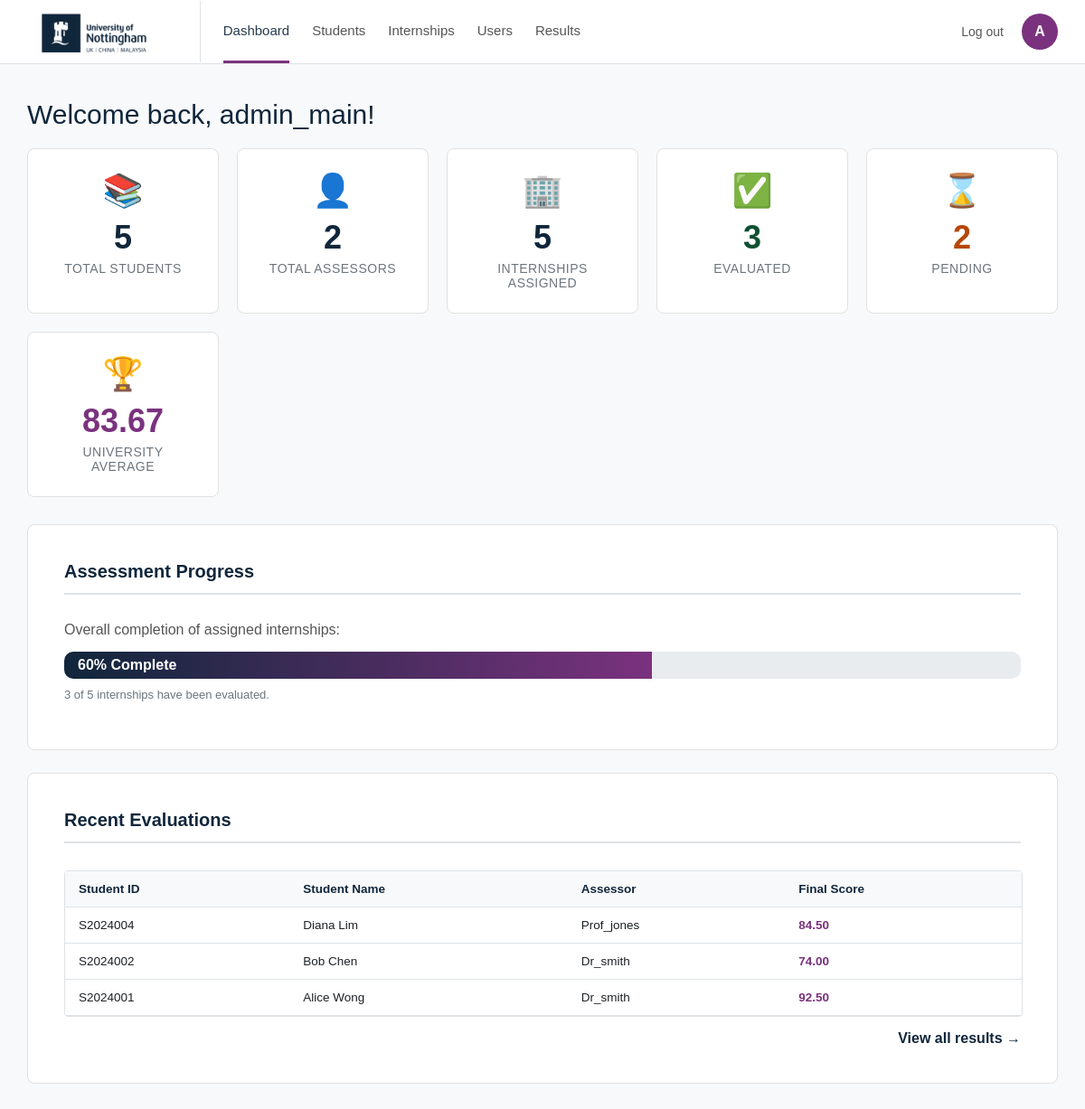
Before: /Admin/dashboard.php (signed in) with the older database file.
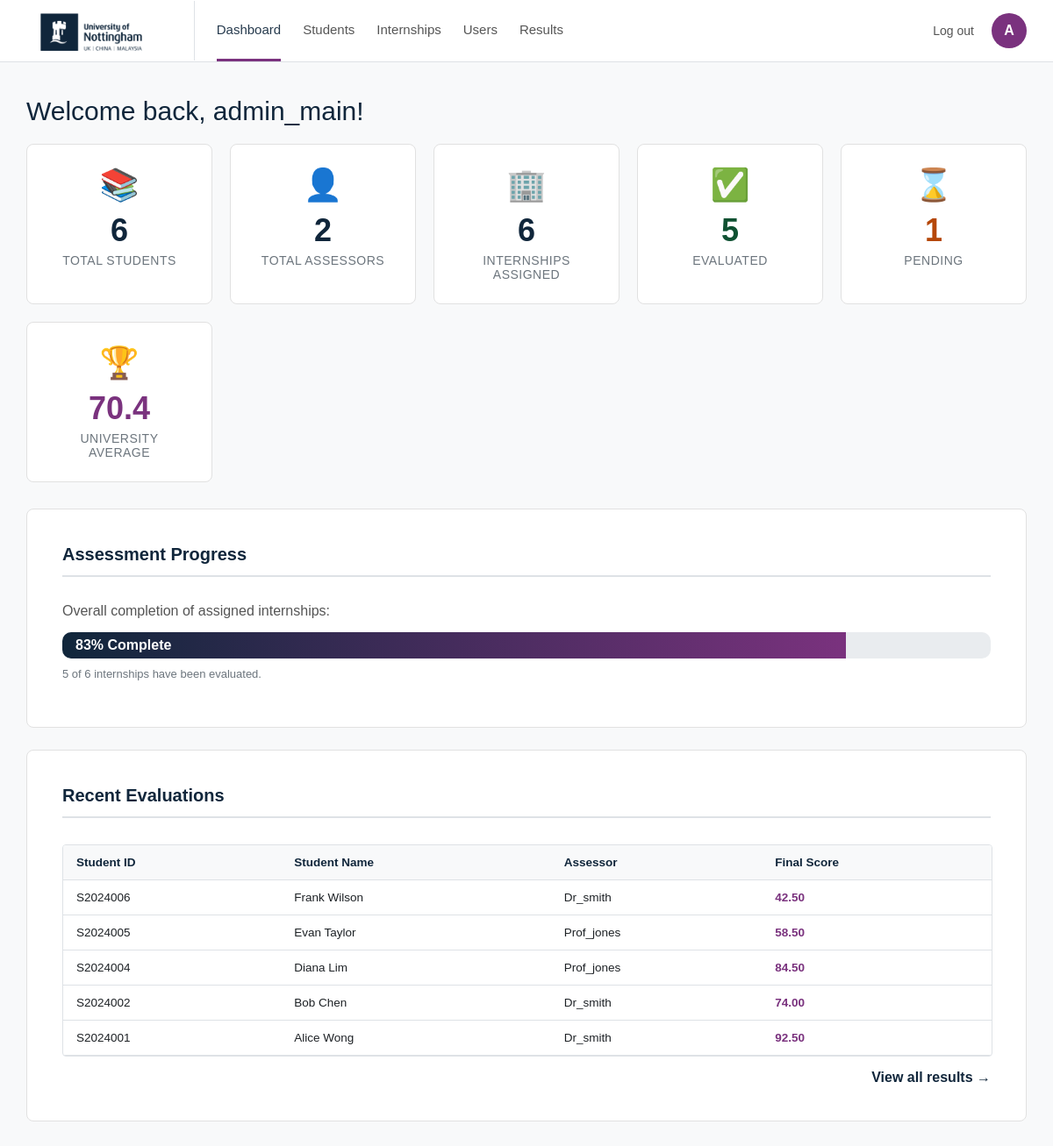
After: the same page with the newer database file.
### tables this page shows
CREATE TABLE `Assessments` (
  `assessment_id` int NOT NULL,
  `internship_id` int NOT NULL,
  `task_score` decimal(5,2) NOT NULL,
  `health_safety_score` decimal(5,2) NOT NULL,
  `connectivity_score` decimal(5,2) NOT NULL,
  `report_score` decimal(5,2) NOT NULL,
  `clarity_score` decimal(5,2) NOT NULL,
  `lifelong_score` decimal(5,2) NOT NULL,
  `project_mgmt_score` decimal(5,2) NOT NULL,
  `time_mgmt_score` decimal(5,2) NOT NULL,
  `total_score` decimal(5,2) NOT NULL,
  `qualitative_comments` text NOT NULL
);

CREATE TABLE `Students` (
  `student_id` varchar(20) NOT NULL,
  `student_name` varchar(100) NOT NULL,
  `programme` varchar(100) NOT NULL
);

CREATE TABLE `Users` (
  `user_id` int NOT NULL,
  `username` varchar(50) NOT NULL,
  `password` varchar(255) NOT NULL,
  `role` enum('Admin','Assessor') NOT NULL
);

### Admin/dashboard.php (the view, shortened to what this page needs)
<?php
require_once '../Includes/db_connect.php';
$username = $_SESSION['username'];
$initial = strtoupper(substr($username, 0, 1));
$total_students = $pdo->query("SELECT COUNT(*) FROM Students")->fetchColumn();
$total_assessors = $pdo->query("SELECT COUNT(*) FROM Users WHERE role = 'Assessor'")->fetchColumn();
$total_internships = $pdo->query("SELECT COUNT(*) FROM Internships")->fetchColumn();
$total_evaluated = $pdo->query("SELECT COUNT(*) FROM Assessments")->fetchColumn();
$total_pending = $total_internships - $total_evaluated;
$avg_row = $pdo->query("SELECT AVG(total_score) as avg FROM Assessments")->fetch(PDO::FETCH_ASSOC);
$university_avg = $avg_row['avg'] ? round($avg_row['avg'], 2) : 0;
$recent = $pdo->query("SELECT s.student_name, s.student_id, a.total_score, u.username as assessor_name
                       FROM Assessments a
                       JOIN Internships i ON a.internship_id = i.internship_id
                       JOIN Students s ON i.student_id = s.student_id
                       JOIN Users u ON i.assessor_id = u.user_id
                       ORDER BY a.assessment_id DESC LIMIT 5")->fetchAll(PDO::FETCH_ASSOC);
?>
<!DOCTYPE html>
<html lang="en">
<head>
    <link rel="stylesheet" href="../style.css">
</head>
<body>
    <nav class="moodle-navbar-white">
        <div class="nav-left-white">
            <img src="../images/logo.png" alt="University Logo" class="nav-logo-white">
            <div class="nav-links">
                <a href="dashboard.php" class="active-link">Dashboard</a>
                <a href="manage_students.php">Students</a>
                <a href="manage_internships.php">Internships</a>
                <a href="manage_users.php">Users</a>
                <a href="view_all_results.php">Results</a>
            </div>
        </div>
        <div class="nav-right-white">
            <a href="../logout.php" class="logout-link">Log out</a>
            <div class="user-avatar"><?= $initial ?></div>
        </div>
    </nav>
    <div class="moodle-dashboard-container" style="margin-top: 30px;">
        <h1 class="moodle-page-header" style="margin-left: 0;">Welcome back, <?= htmlspecialchars($username) ?>!</h1>
        <div class="stats-grid">
            <div class="stat-card">
                <div class="stat-icon">&#128218;</div>
                <div class="stat-number"><?= $total_students ?></div>
                <div class="stat-label">Total Students</div>
            </div>
            <div class="stat-card">
                <div class="stat-icon">&#128100;</div>
                <div class="stat-number"><?= $total_assessors ?></div>
                <div class="stat-label">Total Assessors</div>
            </div>
            <div class="stat-card">
                <div class="stat-icon">&#127970;</div>
                <div class="stat-number"><?= $total_internships ?></div>
                <div class="stat-label">Internships Assigned</div>
            </div>
            <div class="stat-card green">
                <div class="stat-icon">&#9989;</div>
                <div class="stat-number"><?= $total_evaluated ?></div>
                <div class="stat-label">Evaluated</div>
            </div>
            <div class="stat-card orange">
                <div class="stat-icon">&#8987;</div>
                <div class="stat-number"><?= $total_pending ?></div>
                <div class="stat-label">Pending</div>
            </div>
            <div class="stat-card purple">
                <div class="stat-icon">&#127942;</div>
                <div class="stat-number"><?= $university_avg ?></div>
                <div class="stat-label">University Average</div>
            </div>
        </div>
        <div class="moodle-card-white">
            <h2 class="section-title">Assessment Progress</h2>
            <p style="color:#555; margin-bottom:5px;">Overall completion of assigned internships:</p>
            <?php
                $percent = $total_internships > 0 ? round(($total_evaluated / $total_internships) * 100) : 0;
            ?>
            <div class="progress-bar-bg">
                <div class="progress-bar-fill" style="width: <?= $percent ?>%;">
                    <?= $percent ?>% Complete
                </div>
            </div>
            <p style="color:#6c757d; font-size:13px; margin-top:10px;"><?= $total_evaluated ?> of <?= $total_internships ?> internships have been evaluated.</p>
        </div>
        <div class="moodle-card-white" style="margin-top: 25px;">
            <h2 class="section-title">Recent Evaluations</h2>
            <?php if (count($recent) == 0): ?>
                <p style="color:#666; padding:20px 0;">No evaluations have been submitted yet.</p>
            <?php else: ?>
                <div class="table-responsive">
                    <table class="moodle-table">
                        <thead>
                            <tr><th>Student ID</th><th>Student Name</th><th>Assessor</th><th>Final Score</th></tr>
                        </thead>
                        <tbody>
                            <?php foreach ($recent as $r): ?>
                            <tr>
                                <td><?= htmlspecialchars($r['student_id']) ?></td>
                                <td><?= htmlspecialchars($r['student_name']) ?></td>
                                <td><?= htmlspecialchars($r['assessor_name']) ?></td>
                                <td><strong style="color:#7a327e;"><?= number_format($r['total_score'], 2) ?></strong></td>
                            </tr>
                            <?php endforeach; ?>
                        </tbody>
                    </table>
                </div>
                <div style="text-align:right; margin-top:15px;">
                    <a href="view_all_results.php" class="admin-link">View all results &rarr;</a>
                </div>
            <?php endif; ?>
        </div>
    </div>
</body>
</html>

### style.css (style rules this page uses)
body { background-color: #f8f9fa; color: #1d2125; font-family: Arial, Helvetica, sans-serif; margin: 0; padding-top: 80px; }
.moodle-navbar-white { background-color: #ffffff; display: flex; justify-content: space-between; align-items: center; padding: 0 30px; height: 70px; border-bottom: 1px solid #dee2e6; position: fixed; top: 0; left: 0; right: 0; z-index: 1000; }
.nav-left-white { display: flex; align-items: center; height: 100%; }
.nav-logo-white { height: 68px; width: auto; margin-right: 25px; border-right: 1px solid #dee2e6; padding-right: 25px; display: block; }
.nav-links { display: flex; gap: 25px; align-items: center; height: 100%; }
.nav-links a { color: #555; text-decoration: none; font-size: 15px; font-weight: 500; height: 100%; display: flex; align-items: center; border-bottom: 3px solid transparent; box-sizing: border-box; cursor: pointer; }
.nav-links a.active-link { color: rgba(16, 38, 59, 0.9); border-bottom: 3px solid #7a327e; }
.nav-right-white { display: flex; align-items: center; gap: 20px; }
.logout-link { color: #555; text-decoration: none; font-size: 14px; transition: all 0.2s ease; font-weight: 500; }
.user-avatar { background-color: #7a327e; color: white; width: 40px; height: 40px; border-radius: 50%; display: flex; justify-content: center; align-items: center; font-weight: bold; font-size: 16px; }
.moodle-dashboard-container { max-width: 95%; margin: 0 auto 60px; padding: 0 25px; }
.moodle-page-header { font-size: 30px; color: #10263b; font-weight: normal; margin-top: 20px; margin-bottom: 20px; }
.moodle-card-white { background-color: #ffffff; border: 1px solid #e1e1e1; border-radius: 8px; padding: 40px; }
.section-title { font-size: 20px; color: #10263b; border-bottom: 2px solid #dee2e6; padding-bottom: 12px; margin-bottom: 30px; margin-top: 0; }
.table-responsive { width: 100%; overflow-x: auto; margin-top: 20px; border: 1px solid #dee2e6; border-radius: 4px; }
.moodle-table { width: 100%; border-collapse: collapse; font-size: 13.5px; white-space: nowrap; }
.moodle-table th, .moodle-table td { padding: 12px 15px; text-align: left; border-bottom: 1px solid #dee2e6; }
.moodle-table th { background-color: #f8f9fa; color: #10263b; }
.admin-link { color: #10263b; text-decoration: none; font-weight: bold; }

### Admin/dashboard.php (style rules this page uses)
.stats-grid { display: grid; grid-template-columns: repeat(auto-fit, minmax(200px, 1fr)); gap: 20px; margin-bottom: 30px; }
.stat-card { background-color: #ffffff; border: 1px solid #e1e1e1; border-radius: 8px; padding: 25px; text-align: center; transition: transform 0.2s; }
.stat-icon { font-size: 36px; margin-bottom: 10px; }
.stat-number { font-size: 36px; font-weight: bold; color: #10263b; margin: 5px 0; }
.stat-label { font-size: 14px; color: #6c757d; text-transform: uppercase; letter-spacing: 0.5px; }
.stat-card.purple .stat-number { color: #7a327e; }
.stat-card.green .stat-number { color: #0f5132; }
.stat-card.orange .stat-number { color: #b54708; }
.progress-bar-bg { background-color: #e9ecef; border-radius: 10px; height: 30px; overflow: hidden; margin-top: 15px; }
.progress-bar-fill { background: linear-gradient(90deg, #10263b, #7a327e); height: 100%; color: white; display: flex; align-items: center; padding-left: 15px; font-weight: bold; transition: width 0.6s ease; }
.admin-link { color: #10263b; text-decoration: none; font-weight: bold; }

Changed rows visible on the page:
added assessments: students.student_id "S2024006", students.student_name "Frank Wilson", users.username "Dr_smith", total_score "42.50"
added assessments: students.student_id "S2024005", students.student_name "Evan Taylor", users.username "Prof_jones", total_score "58.50"
Other visible differences:
$total_students: "5" → "6"
$total_internships: "5" → "6"
$total_evaluated: "3" → "5"
$total_pending: "2" → "1"
$university_avg: "83.67" → "70.4"
$percent: 60 → 83 (drawn)
$percent: "60" → "83"
